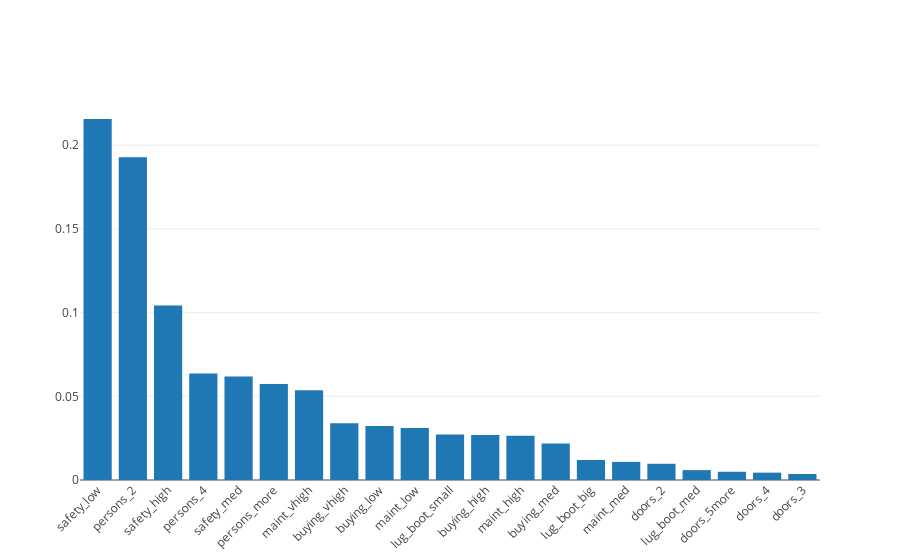

The notebook cell this image was saved under:
### Code cell
trace = go.Bar(
    x = feature_importances_df['feature'],
    y = feature_importances_df['importance']
)

data = [trace]

layout = go.Layout(
    xaxis=dict(tickangle=-45),
    hovermode='closest'
)

fig = go.Figure(data=data, layout=layout)

iplot(fig)

### Figure 1 — Plotly figure (JSON) as saved in the notebook; plotly's stock layout.template omitted (floating-point values rounded to 4 significant figures)
{"data": [{"type": "bar", "x": ["safety_low", "persons_2", "safety_high", "persons_4", "safety_med", "persons_more", "maint_vhigh", "buying_vhigh", "buying_low", "maint_low", "lug_boot_small", "buying_high", "maint_high", "buying_med", "lug_boot_big", "maint_med", "doors_2", "lug_boot_med", "doors_5more", "doors_4", "doors_3"], "y": [0.2157, 0.1928, 0.1042, 0.0636, 0.06185, 0.05735, 0.05362, 0.03383, 0.03222, 0.03109, 0.02724, 0.02695, 0.02646, 0.02186, 0.01195, 0.01081, 0.009696, 0.00588, 0.004924, 0.004393, 0.003598]}], "layout": {"hovermode": "closest", "xaxis": {"tickangle": -45}}}
